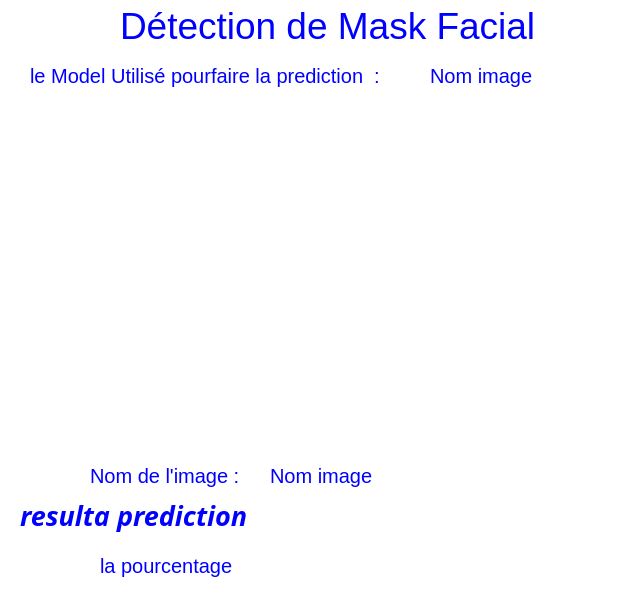
<?xml version="1.0" encoding="UTF-8"?>
<ui version="4.0">
 <class>Fp</class>
 <widget class="QMainWindow" name="Fp">
  <property name="geometry">
   <rect>
    <x>0</x>
    <y>0</y>
    <width>639</width>
    <height>601</height>
   </rect>
  </property>
  <property name="palette">
   <palette>
    <active>
     <colorrole role="WindowText">
      <brush brushstyle="SolidPattern">
       <color alpha="255">
        <red>0</red>
        <green>0</green>
        <blue>255</blue>
       </color>
      </brush>
     </colorrole>
     <colorrole role="Button">
      <brush brushstyle="SolidPattern">
       <color alpha="255">
        <red>255</red>
        <green>255</green>
        <blue>255</blue>
       </color>
      </brush>
     </colorrole>
     <colorrole role="Light">
      <brush brushstyle="SolidPattern">
       <color alpha="255">
        <red>0</red>
        <green>0</green>
        <blue>0</blue>
       </color>
      </brush>
     </colorrole>
     <colorrole role="Midlight">
      <brush brushstyle="SolidPattern">
       <color alpha="255">
        <red>255</red>
        <green>255</green>
        <blue>255</blue>
       </color>
      </brush>
     </colorrole>
     <colorrole role="Base">
      <brush brushstyle="SolidPattern">
       <color alpha="255">
        <red>255</red>
        <green>255</green>
        <blue>255</blue>
       </color>
      </brush>
     </colorrole>
     <colorrole role="Window">
      <brush brushstyle="SolidPattern">
       <color alpha="255">
        <red>255</red>
        <green>255</green>
        <blue>255</blue>
       </color>
      </brush>
     </colorrole>
    </active>
    <inactive>
     <colorrole role="WindowText">
      <brush brushstyle="SolidPattern">
       <color alpha="255">
        <red>0</red>
        <green>0</green>
        <blue>255</blue>
       </color>
      </brush>
     </colorrole>
     <colorrole role="Button">
      <brush brushstyle="SolidPattern">
       <color alpha="255">
        <red>255</red>
        <green>255</green>
        <blue>255</blue>
       </color>
      </brush>
     </colorrole>
     <colorrole role="Light">
      <brush brushstyle="SolidPattern">
       <color alpha="255">
        <red>0</red>
        <green>0</green>
        <blue>0</blue>
       </color>
      </brush>
     </colorrole>
     <colorrole role="Midlight">
      <brush brushstyle="SolidPattern">
       <color alpha="255">
        <red>255</red>
        <green>255</green>
        <blue>255</blue>
       </color>
      </brush>
     </colorrole>
     <colorrole role="Base">
      <brush brushstyle="SolidPattern">
       <color alpha="255">
        <red>255</red>
        <green>255</green>
        <blue>255</blue>
       </color>
      </brush>
     </colorrole>
     <colorrole role="Window">
      <brush brushstyle="SolidPattern">
       <color alpha="255">
        <red>255</red>
        <green>255</green>
        <blue>255</blue>
       </color>
      </brush>
     </colorrole>
    </inactive>
    <disabled>
     <colorrole role="WindowText">
      <brush brushstyle="SolidPattern">
       <color alpha="255">
        <red>120</red>
        <green>120</green>
        <blue>120</blue>
       </color>
      </brush>
     </colorrole>
     <colorrole role="Button">
      <brush brushstyle="SolidPattern">
       <color alpha="255">
        <red>255</red>
        <green>255</green>
        <blue>255</blue>
       </color>
      </brush>
     </colorrole>
     <colorrole role="Light">
      <brush brushstyle="SolidPattern">
       <color alpha="255">
        <red>0</red>
        <green>0</green>
        <blue>0</blue>
       </color>
      </brush>
     </colorrole>
     <colorrole role="Midlight">
      <brush brushstyle="SolidPattern">
       <color alpha="255">
        <red>255</red>
        <green>255</green>
        <blue>255</blue>
       </color>
      </brush>
     </colorrole>
     <colorrole role="Base">
      <brush brushstyle="SolidPattern">
       <color alpha="255">
        <red>255</red>
        <green>255</green>
        <blue>255</blue>
       </color>
      </brush>
     </colorrole>
     <colorrole role="Window">
      <brush brushstyle="SolidPattern">
       <color alpha="255">
        <red>255</red>
        <green>255</green>
        <blue>255</blue>
       </color>
      </brush>
     </colorrole>
    </disabled>
   </palette>
  </property>
  <property name="windowTitle">
   <string notr="true">Détection de Masck Facial </string>
  </property>
  <widget class="QWidget" name="centralwidget">
   <widget class="QLabel" name="L1">
    <property name="geometry">
     <rect>
      <x>20</x>
      <y>470</y>
      <width>591</width>
      <height>91</height>
     </rect>
    </property>
    <property name="palette">
     <palette>
      <active>
       <colorrole role="Base">
        <brush brushstyle="SolidPattern">
         <color alpha="255">
          <red>255</red>
          <green>255</green>
          <blue>255</blue>
         </color>
        </brush>
       </colorrole>
       <colorrole role="Window">
        <brush brushstyle="SolidPattern">
         <color alpha="255">
          <red>170</red>
          <green>255</green>
          <blue>0</blue>
         </color>
        </brush>
       </colorrole>
      </active>
      <inactive>
       <colorrole role="Base">
        <brush brushstyle="SolidPattern">
         <color alpha="255">
          <red>255</red>
          <green>255</green>
          <blue>255</blue>
         </color>
        </brush>
       </colorrole>
       <colorrole role="Window">
        <brush brushstyle="SolidPattern">
         <color alpha="255">
          <red>170</red>
          <green>255</green>
          <blue>0</blue>
         </color>
        </brush>
       </colorrole>
      </inactive>
      <disabled>
       <colorrole role="Base">
        <brush brushstyle="SolidPattern">
         <color alpha="255">
          <red>170</red>
          <green>255</green>
          <blue>0</blue>
         </color>
        </brush>
       </colorrole>
       <colorrole role="Window">
        <brush brushstyle="SolidPattern">
         <color alpha="255">
          <red>170</red>
          <green>255</green>
          <blue>0</blue>
         </color>
        </brush>
       </colorrole>
      </disabled>
     </palette>
    </property>
    <property name="font">
     <font>
      <family>MS Reference Sans Serif</family>
      <pointsize>20</pointsize>
      <weight>75</weight>
      <italic>true</italic>
      <bold>true</bold>
      <strikeout>false</strikeout>
     </font>
    </property>
    <property name="layoutDirection">
     <enum>Qt::LeftToRight</enum>
    </property>
    <property name="text">
     <string>resulta prediction</string>
    </property>
   </widget>
   <widget class="QLabel" name="logo">
    <property name="geometry">
     <rect>
      <x>70</x>
      <y>130</y>
      <width>491</width>
      <height>321</height>
     </rect>
    </property>
    <property name="text">
     <string/>
    </property>
    <property name="pixmap">
     <pixmap>Mask.jpg</pixmap>
    </property>
    <property name="scaledContents">
     <bool>true</bool>
    </property>
   </widget>
   <widget class="QLabel" name="label">
    <property name="geometry">
     <rect>
      <x>120</x>
      <y>0</y>
      <width>421</width>
      <height>51</height>
     </rect>
    </property>
    <property name="font">
     <font>
      <pointsize>28</pointsize>
     </font>
    </property>
    <property name="text">
     <string>Détection de Mask Facial</string>
    </property>
   </widget>
   <widget class="QLabel" name="label_sequential">
    <property name="geometry">
     <rect>
      <x>100</x>
      <y>540</y>
      <width>411</width>
      <height>51</height>
     </rect>
    </property>
    <property name="font">
     <font>
      <pointsize>15</pointsize>
     </font>
    </property>
    <property name="text">
     <string>la pourcentage</string>
    </property>
   </widget>
   <widget class="QLabel" name="label_functional">
    <property name="geometry">
     <rect>
      <x>270</x>
      <y>450</y>
      <width>331</width>
      <height>51</height>
     </rect>
    </property>
    <property name="font">
     <font>
      <pointsize>15</pointsize>
     </font>
    </property>
    <property name="styleSheet">
     <string notr="true"/>
    </property>
    <property name="text">
     <string>Nom image</string>
    </property>
   </widget>
   <widget class="QLabel" name="label_functional_2">
    <property name="geometry">
     <rect>
      <x>430</x>
      <y>50</y>
      <width>181</width>
      <height>51</height>
     </rect>
    </property>
    <property name="font">
     <font>
      <pointsize>15</pointsize>
     </font>
    </property>
    <property name="styleSheet">
     <string notr="true"/>
    </property>
    <property name="text">
     <string>Nom image</string>
    </property>
   </widget>
   <widget class="QLabel" name="label_functional_3">
    <property name="geometry">
     <rect>
      <x>30</x>
      <y>50</y>
      <width>371</width>
      <height>51</height>
     </rect>
    </property>
    <property name="font">
     <font>
      <pointsize>15</pointsize>
     </font>
    </property>
    <property name="styleSheet">
     <string notr="true"/>
    </property>
    <property name="text">
     <string>le Model Utilisé pourfaire la prediction  :</string>
    </property>
   </widget>
   <widget class="QLabel" name="label_functional_4">
    <property name="geometry">
     <rect>
      <x>90</x>
      <y>450</y>
      <width>161</width>
      <height>51</height>
     </rect>
    </property>
    <property name="font">
     <font>
      <pointsize>15</pointsize>
     </font>
    </property>
    <property name="styleSheet">
     <string notr="true"/>
    </property>
    <property name="text">
     <string>Nom de l'image :</string>
    </property>
   </widget>
  </widget>
 </widget>
 <resources/>
 <connections/>
</ui>
